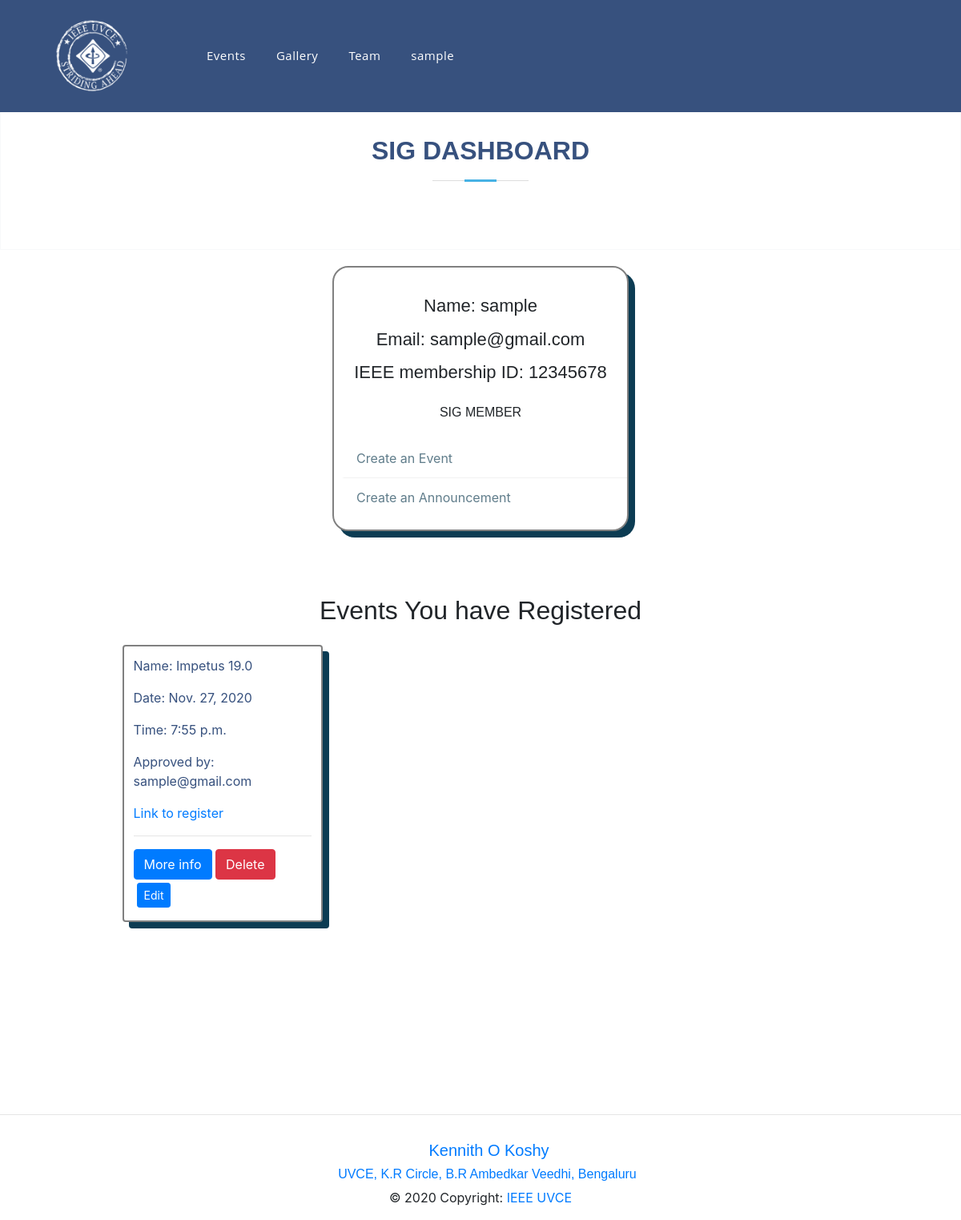
Before: /events/db_ev (signed in) with the older database file.
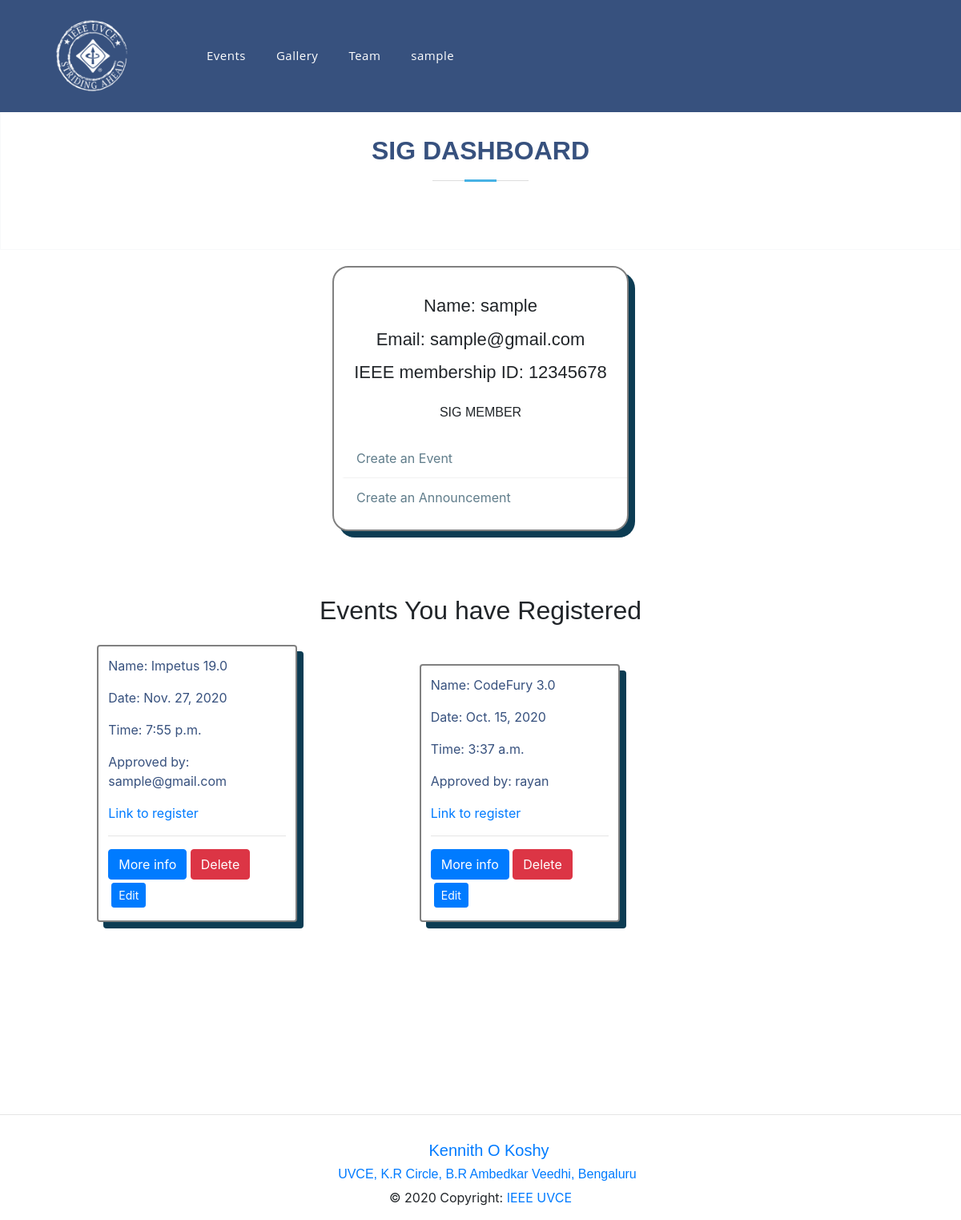
After: the same page with the newer database file.
### events/models.py (models this page shows, shortened)
class Event(models.Model):
    event_name = models.CharField(max_length=21)
    slug = models.SlugField()
    date = models.DateField()
    time = models.TimeField()
    location = models.CharField(max_length=100)
    reg = models.URLField()
    description = models.TextField(max_length=1000, blank=True)
    created = models.DateTimeField(auto_now_add=True)
    orgzer = models.CharField(max_length=40)
    winners = models.TextField(blank=True, default='Not Yet Decided')
    author = models.ForeignKey(User, default=None, on_delete=models.CASCADE)
    is_approved = models.BooleanField(default=False, blank=True)
    approved_by = models.CharField(
        max_length=40,  null=True, blank=True, default=" ")
    class Meta:
        verbose_name = "Event"
        verbose_name_plural = "Events"

### events/views.py (the view)
# urls.py: path('db_ev', views.sig_view, name="dashboard"),
@login_required(login_url="/accounts/login/")
def sig_view(request):
    user = request.user
    events = Event.objects.filter(author=user)
    approval = Event.objects.filter(is_approved=False).exclude(author=user)
    context = {
        'events': events,
        'approval': approval,
    }
    if request.user.is_sig_head:
        return render(request, 'events/events_dashboard.html', context)
    return redirect('articles:s_dashboard')

### events/templates/events/events_dashboard.html (shortened to what this page needs)
{% extends 'base.html' %} {% block content %}
<section id="skills" class="skills text-center border border-light p-5">
  <div class="container" data-aos="fade-up">
    <div class="section-title pb-3">
      <h2>SIG DASHBOARD</h2>
    </div>
  </div>
</section>
<div class="col-sm-6 col-md-4 user" data-aos="fade-up">
  <div class="div-box">
    <h3 class="User-name">Name: {{request.user.username}}</h3>
    <h3 class="User-name">Email: {{request.user.email }}</h3>
    <h3 class="User-name">
      {% if request.user.membership_id != ' ' %} IEEE membership ID:
      {{request.user.membership_no}} {% endif %}
    </h3>
    <h4 class="designation" style="padding: 16px">
      {% if request.user.is_sig_head %} SIG MEMBER{% else %} Student {% endif %}
    </h4>
    <div class="profile-details">
      <ul>
        <li>
          <a href="{% url 'articles:create' %}"></i> Create an Event</a>
        </li>
        <li>
          <a href="{% url 'articles:update' %}"></i> Create an Announcement</a>
        </li>
      </ul>
    </div>
  </div>
</div>
<section id="skills" class="skills">
  <div class="container" data-aos="fade-up">
    <div class="text-center pb-3">
      <h2>Events You have Registered</h2>
    </div>
    <div class="event-container">
      {% for event in events %}
      <div class="event">
        <p>Name: {{ event.event_name }}</p>
        <p>Date: {{ event.date }}</p>
        <p>Time: {{ event.time }}</p>
        <p>Approved by: {{ event.approved_by }}</p>
        <a href="{{event.reg}}">Link to register</a>
        <br />
        <hr />
        <a href="{% url 'articles:detail' slug=event.slug %}" class="btn btn-primary">More info</a>
        <a href="{% url 'articles:delete' slug=event.slug %}" class="btn btn-danger">Delete</a>
        <a href="{% url 'articles:edit' slug=event.slug %}" class="btn btn-primary btn-sm m-1">Edit</a>
      </div>
      {% endfor %}
    </div>
  </div>
</section>
{% endblock %}

Changed rows visible on the page:
added Event: event_name "CodeFury 3.0", date "Oct. 15, 2020", time "3:37 a.m.", approved_by "rayan"
